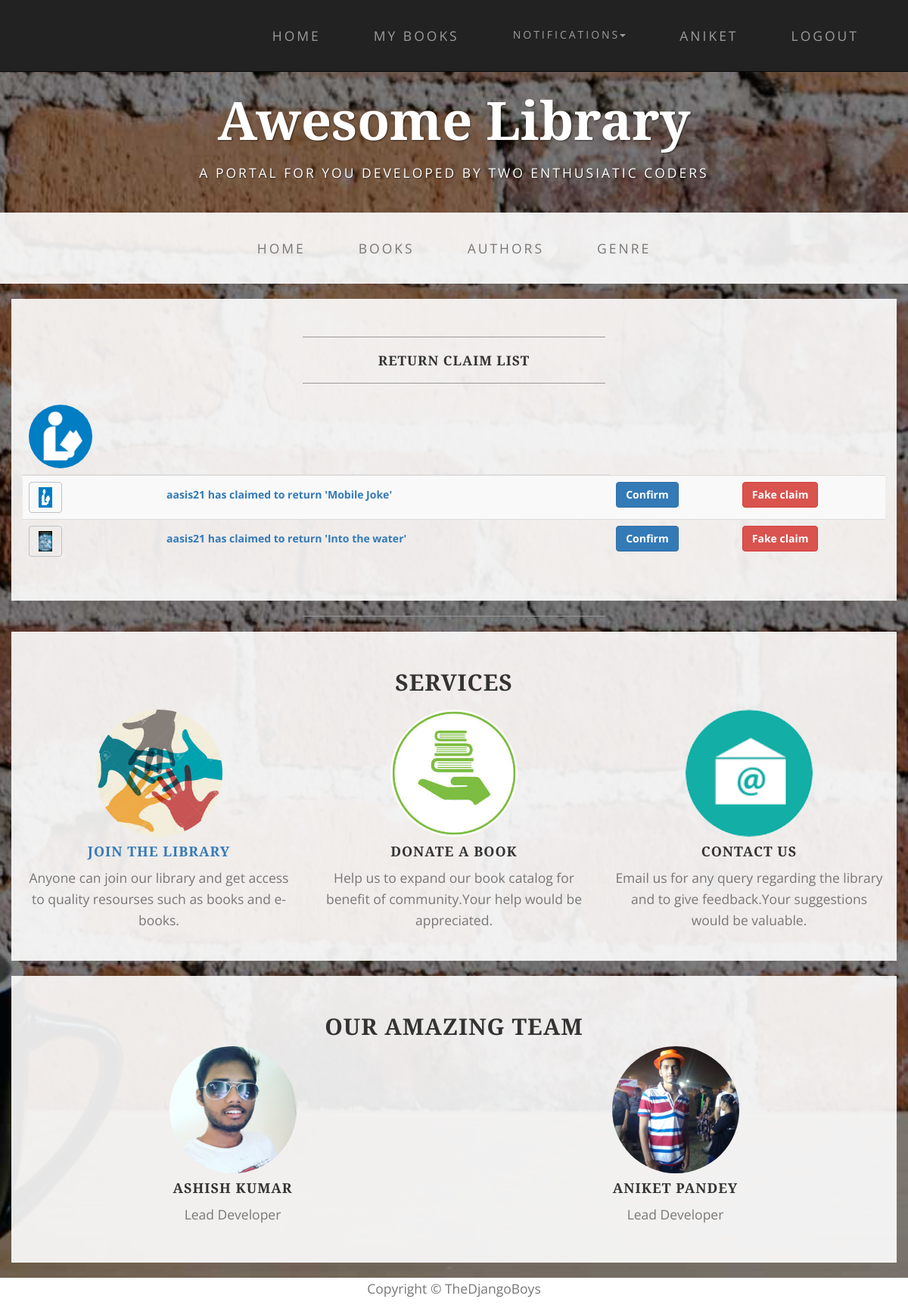
Screenshot of /lib/return_claims/ (signed in) with the database file from the repository.
### mylib/models.py (models this page shows, shortened)
class BookInstance(models.Model):
    id = models.UUIDField(primary_key=True,default=uuid.uuid4)
    book = models.ForeignKey('Book',on_delete=models.SET_NULL,null=True)
    imprint = models.CharField(max_length=200,blank=True)
    due_back = models.DateField(null=True,blank=True)
    borrower = models.ForeignKey(User,on_delete=models.SET_NULL,null=True,blank=True)
    RETURN_STATUS = (
        ('r', 'Return'),
        ('c', 'Confirm'),
        ('f','Fake request'),
    )
    LOAN_STATUS=(
        ('m','Maintainance'),
        ('o','On_loan'),
        ('a','Available'),
        ('r','Reserved'),
    )
    status=models.CharField(max_length=1,choices=LOAN_STATUS,default='a')
    rtn_status = models.CharField(max_length=1, choices=RETURN_STATUS, null=True, blank=True)
    class Meta:
        ordering=["due_back"]
        permissions=(("lib_perms","librarian permissions"),("manage_books","book management"))

class Book(models.Model):
    title = models.CharField(max_length=200)
    author = models.ForeignKey(Author, on_delete=models.SET_NULL, null=True)
    description = models.TextField(max_length=1000, null=True, blank=True)
    genre = models.ForeignKey(Genre, on_delete=models.SET_NULL, null=True)
    cover = models.ImageField(upload_to=user_directory_path, null=True, blank=True)
    no_instance = models.IntegerField(null=True, blank=True, default=0)
    def image_url(self):
        if self.cover and hasattr(self.cover,'url'):
            return self.cover.url
        else:
            return '/static/1.jpg'

### mylib/views.py (the view)
# urls.py: url(r'^return_claims/(?P<pk>[0-9a-f-]+)/confirm/$', views.confirm_claim, name='confirm_claim'),
@permission_required('mylib.manage_books')
def return_claims(request):
    claim_list=BookInstance.objects.filter(status__exact='o').filter(rtn_status__exact='r')
    return  render(request,'claim_list.html',context={'list':claim_list})

### mylib/global_context.py (called while the page is built)
def notice_context(request):
    if request.user.is_authenticated:
        que= Notification.objects.filter(user=request.user)
        re_note = que.values_list('notice', flat=True)
        note=re_note[::-1]
        if note:
            if len(note)>5:
                notice=note[:5]
            else:
                notice=note
        else:
            notice=['Request Book issue for notifications',]
    else:
        notice = ['Request Book issue for notifications',]
        note=['please login']
    return {'notice':notice,'note':note}

### mylib/templates/claim_list.html (shortened to what this page needs)
{% extends "index.html" %}
{% load staticfiles %}
{% block content %}
<div class="container box">
    <div class="row">
        <div class="col-lg-12">
            <hr>
            <h2 class="intro-text text-center">
                <strong>Return claim List</strong>
            </h2>
            <hr>
            <table class="table table-striped table-responsive">
                <thead class="thead-inverse">
                <tr>
                    <th><img src="{% static 'mylib/img/team/lib.jpg' %}" class="img-responsive img-circle center-block" alt="" align="middle" style="width:6em;height:6em;float:left"></th>
                    <th class="text-center"></th>
                </tr>
                </thead>
                <tbody>
                {% if list %}
                {% for item in list %}
                <tr>
                    <th scope="row"><a class="btn btn-custom"><img src="{{ item.book.image_url }}"  class="img-responsive" alt="" style="width:1em;height:1.5em;float:left"></a></th>
                    <td><a class="btn"><b>{{item.borrower}} has claimed to return '{{item.book.title}}'</b></a></td>
                    <td><a class="btn btn-primary" href="{% url 'confirm_claim' item.pk %}"><b>Confirm</b></a></td>
                    <td><a class="btn btn-danger" href="{% url 'fake_claim' item.pk %}"><b>Fake claim</b></a></td>
                </tr>
                {% endfor %}
                {% else  %}
                <tr>
                    <th scope="row"> <p class="text-center">There is no pending claim</p></th>
                </tr>
                {% endif %}
                </tbody>
            </table>
        </div>
    </div>
</div>
{% endblock content %}

### mylib/templates/index.html (shortened to what this page needs)
<!DOCTYPE html>
<html lang="en">
{% load staticfiles %}
<head>
    <link href="{% static 'mylib/css/bootstrap.min.css' %}" rel="stylesheet">
    <link href="{% static 'mylib/css/business-casual.css' %}" rel="stylesheet">
</head>
<body>
    <nav id="mainNav" class="navbar navbar-inverse navbar-custom navbar-fixed-top">
        <div class="container">
            <div class="collapse navbar-collapse" id="bs-example-navbar-collapse-1">
                 <ul class="nav navbar-nav navbar-right">
                    <li>
                        <a href="{% url 'index' %}">Home</a>
                    </li>
                    {% if user.is_authenticated %}
                    <li><a href="{% url 'my_books' %}">My Books</a></li>
                     <li class="dropdown">
                         <a class="btn btn-link dropdown-toggle" data-toggle="dropdown"type="button">Notifications<span class="caret"></span></a>
                     </li>
                    {% endif %}
                    {% if user.is_authenticated %}
                    <li><a href="#">{{user.get_username}}</a></li>
                    <li><a href="{% url 'logout' %}?next={{request.path}}">Logout</a></li>
                    {% else %}
                    <li><a href="{% url 'login' %}?next={{request.path}}">Login</a></li>
                     <li><a href="{% url 'sign_in' %}?next={{request.path}}">Sign-in</a></li>
                    {% endif %}
                </ul>
            </div>
        </div>
    </nav>
    <div class="brand main">Awesome Library</div>
    <div class="address-bar">A PORTAL FOR YOU DEVELOPED BY TWO ENTHUSIATIC CODERS</div>
    <nav class="navbar navbar-default" role="navigation">
        <div class="container">
            <div class="collapse navbar-collapse" id="bs-example-navbar-collapse-1">
                <ul class="nav navbar-nav">
                    <li>
                        <a href="{% url 'index' %}">Home</a>
                    </li>
                    <li>
                        <a href="{% url 'books' %}">Books</a>
                    </li>
                    <li>
                        <a href="{% url 'authors' %}">Authors</a>
                    </li>
                    <li>
                        <a href="{% url 'genre' %}">Genre</a>
                    </li>
                </ul>
            </div>
        </div>
    </nav>
    {% block content  %}{% endblock %}
    <hr>
    <section id="services">
        <div class="container box ">
            <div class="row ">
                <div class="col-lg-12 text-center">
                    <h2 class="section-heading">Services</h2>
                </div>
            </div>
            <div class="row text-center">
                <div class="col-md-4">
                    <span>
                        <img src={% static "mylib/img/service/1.jpg" %}   class="img-responsive img-circle center-block" style="width:12em;height:12em" alt="" align="middle">
                    </span>
                    <h4 class="service-heading"><a href="{% url 'sign_in' %}">Join The Library</a></h4>
                    <p class="text-muted">Anyone can join our library and get access to quality resourses such as books and e-books.</p>
                </div>
                <div class="col-md-4">
                    <span>
                        <img src={% static "mylib/img/service/2.jpg" %}   class="img-responsive img-circle center-block" style="width:12em;height:12em" alt="" align="middle">
                    </span>
                    <h4 class="service-heading">Donate a Book</h4>
                    <p class="text-muted">Help us to expand our book catalog for benefit of community.Your help would be appreciated. </p>
                </div>
                <div class="col-md-4">
                    <span>
                        <img src={% static "mylib/img/service/3.png" %}   class="img-responsive img-circle  center-block" style="width:12em;height:12em" alt="" align="middle">
                    </span>
                    <h4 class="service-heading">Contact Us</h4>
                    <p class="text-muted">Email us for any query regarding the library and to give feedback.Your suggestions would be valuable.</p>
                </div>
            </div>
        </div>
        </section>
    <section id="team" class="bg-light-gray">
        <div class="container box">
            <div class="row">
                <div class="col-lg-12 text-center">
                    <h2 class="section-heading">Our Amazing Team</h2>
                </div>
            </div>
            <div class="row">
                <div class="col-sm-6">
                    <div class="team-member text-center">
                        <img src={% static "mylib/img/team/1.jpg" %}   class="img-responsive img-circle center-block" style="width:12em;height:12em" alt="" align="middle">
                        <h4>Ashish Kumar</h4>
                        <p class="text-muted">Lead Developer</p>
                    </div>
                </div>
                <div class="col-sm-6 text-center">
                    <div class="team-member">
                        <img src="{% static "mylib/img/team/2.jpg" %}" class="img-responsive img-circle center-block"  style="width:12em;height:12em" alt="">
                        <h4>Aniket Pandey</h4>
                        <p class="text-muted">Lead Developer</p>
                    </div>
                </div>
            </div>
            <div class="row">
                <div class="col-lg-8 col-lg-offset-2 text-center">
                </div>
            </div>
        </div>
    </section>
    <div class="col-lg-12 text-center " style="background:white;height:40px">
        <p class="text-muted">Copyright &copy; TheDjangoBoys</p>
    </div>
</body>
</html>

### mylib/templates/index.html (style rules this page uses)
#mainNav { background-color:light; }
.main { margin-top:80px; }

### rows the page displays
BookInstance: shows a picture, borrower "aasis21", book "Mobile Joke"
BookInstance: book.image_url (picture), borrower "aasis21", book "Into the water"

### other values shown
{{ user.get_username }} "ANIKET"
